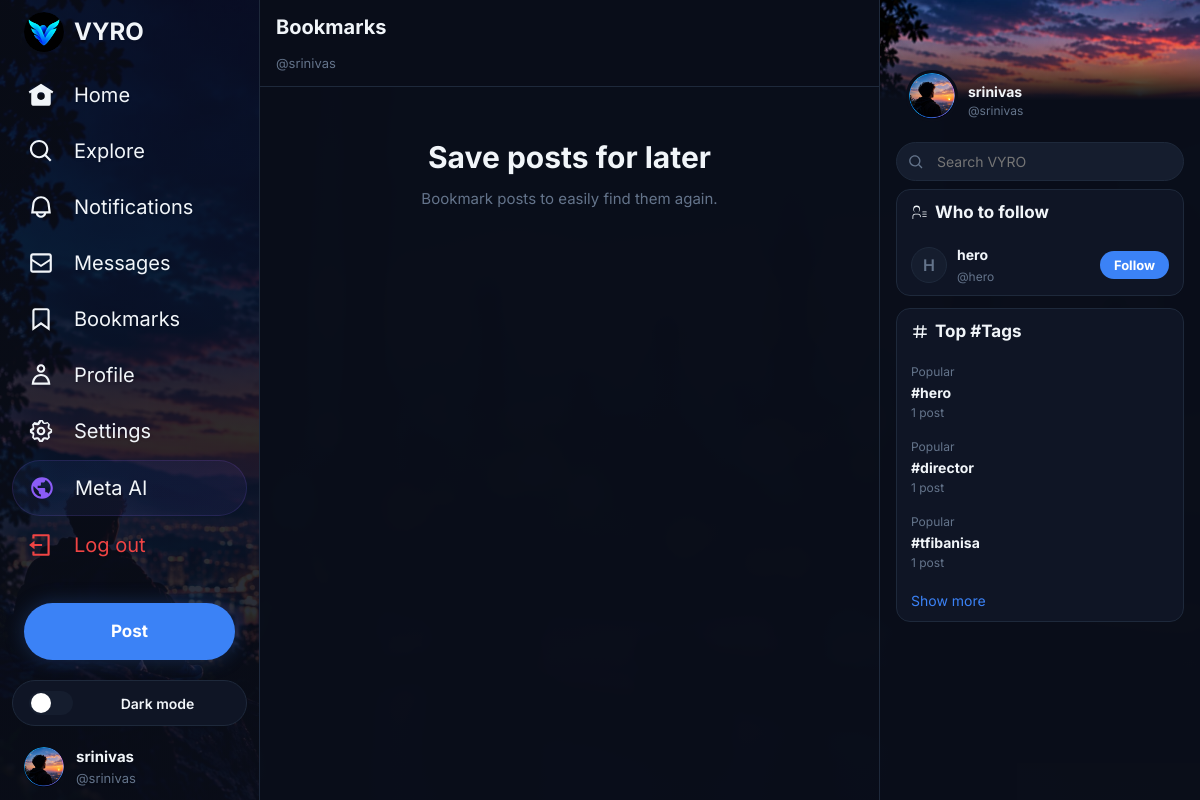
/posts/bookmarks/ (signed in), run on the app's committed database.
### authentication/models.py (models this page shows, shortened)
class User(AbstractUser):
    email = models.EmailField(unique=True)
    display_name = models.CharField(max_length=100, blank=True)
    bio = models.TextField(max_length=500, blank=True)
    profile_picture = models.ImageField(upload_to='profile_pics/', blank=True, null=True)
    cover_photo = models.ImageField(upload_to='cover_photos/', blank=True, null=True)
    date_of_birth = models.DateField(blank=True, null=True)
    location = models.CharField(max_length=100, blank=True)
    website = models.URLField(max_length=200, blank=True)
    is_private = models.BooleanField(default=False)
    is_verified = models.BooleanField(default=False)
    joined_at = models.DateTimeField(auto_now_add=True, null=True)
    WHO_CAN_REPLY_CHOICES = [
        ('everyone', 'Everyone'),
        ('followers', 'People you follow'),
        ('mentioned', 'Only people you mention'),
    ]
    MEDIA_VISIBILITY_CHOICES = [
        ('everyone', 'Everyone'),
        ('followers', 'Followers only'),
        ('none', 'No one'),
    ]
    POST_VISIBILITY_CHOICES = [
        ('public', 'Public'),
        ('followers', 'Followers only'),
        ('private', 'Only me'),
    ]
    who_can_reply = models.CharField(max_length=20, choices=WHO_CAN_REPLY_CHOICES, default='everyone')
    allow_mentions = models.BooleanField(default=True)
    allow_reposts = models.BooleanField(default=True)
    allow_comments = models.BooleanField(default=True)
    allow_quote_posts = models.BooleanField(default=True)
    media_visibility = models.CharField(max_length=20, choices=MEDIA_VISIBILITY_CHOICES, default='everyone')
    default_post_visibility = models.CharField(max_length=20, choices=POST_VISIBILITY_CHOICES, default='public')
    sensitive_content_warning = models.BooleanField(default=False)
    show_likes_count = models.BooleanField(default=True)
    show_reposts_count = models.BooleanField(default=True)
    auto_save_drafts = models.BooleanField(default=True)
    allow_dm_from = models.CharField(max_length=20, choices=[('everyone', 'Everyone'), ('followers', 'People you follow'), ('none', 'No one')], default='everyone')
    email_notifications = models.BooleanField(default=True)
    push_likes = models.BooleanField(default=True)
    push_replies = models.BooleanField(default=True)
    push_follows = models.BooleanField(default=True)
    push_mentions = models.BooleanField(default=True)
    push_reposts = models.BooleanField(default=True)
    push_messages = models.BooleanField(default=True)
    theme = models.CharField(max_length=20, default='dark', choices=[('dark', 'Dark'), ('dim', 'Dim'), ('light', 'Light')])
    def get_display_name(self):
        return self.display_name or self.first_name or self.username

### posts/models.py (models this page shows, shortened)
class Hashtag(models.Model):
    name = models.CharField(max_length=100, unique=True)
    created_at = models.DateTimeField(auto_now_add=True)

### posts/views.py (the view)
# urls.py: path('bookmarks/', views.bookmarks_page, name='bookmarks'),
@login_required
def bookmarks_page(request):
    bookmarked = Bookmark.objects.filter(user=request.user).select_related('post', 'post__user')
    posts = [b.post for b in bookmarked]
    return render(request, 'posts/bookmarks.html', {'posts': posts})

### profile_section/context_processors.py (called while the page is built)
def notifications_count(request):
    if request.user.is_authenticated:
        from .models import Notification
        count = Notification.objects.filter(recipient=request.user, is_read=False).count()
        return {'unread_notif_count': count}
    return {'unread_notif_count': 0}

### posts/templates/posts/bookmarks.html (shortened to what this page needs)
{% extends 'base.html' %}
{% block content %}
<div class="page-header">
    <h1>Bookmarks</h1>
    <div style="color:var(--text-secondary);font-size:13px;padding:0 0 12px;">@{{ user.username }}</div>
</div>
{% for post in posts %}
    {% include 'includes/post_card.html' with post=post liked_ids=liked_ids|default:"" reposted_ids=reposted_ids|default:"" bookmarked_ids=bookmarked_ids|default:"" %}
{% empty %}
<div class="empty-state">
    <h3>Save posts for later</h3>
    <p>Bookmark posts to easily find them again.</p>
</div>
{% endfor %}
{% endblock %}

### templates/base.html (shortened to what this page needs)
{% load static %}
<!DOCTYPE html>
<html lang="en">
<head>
</head>
<body data-theme="dark">
    {% if user.is_authenticated %}
    <div class="app-layout">
        <nav class="sidebar">
            <div class="sidebar-logo">
                <a href="{% url 'home' %}">
                    <div class="logo-icon"><img src="{% static 'images/vyro-logo.jpeg' %}" alt="VYRO"></div>
                    <span>VYRO</span>
                </a>
            </div>
            <div class="sidebar-nav">
                <a href="{% url 'home' %}" class="nav-item {% if active_nav == 'home' %}active{% endif %}">
                    <svg viewBox="0 0 24 24" fill="currentColor"><path d="M12 1.696L.622 8.807l1.06 1.696L3 9.679V19.5A2.5 2.5 0 005.5 22h13a2.5 2.5 0 002.5-2.5V9.679l1.318.824 1.06-1.696L12 1.696zM12 16.5a3.5 3.5 0 110-7 3.5 3.5 0 010 7z"/></svg>
                    <span>Home</span>
                </a>
                <a href="{% url 'explore' %}" class="nav-item {% if active_nav == 'explore' %}active{% endif %}">
                    <span>Explore</span>
                </a>
                <a href="{% url 'notifications' %}" class="nav-item {% if active_nav == 'notifications' %}active{% endif %}">
                    <span>Notifications</span>
                </a>
                <a href="{% url 'messages_page' %}" class="nav-item {% if active_nav == 'messages' %}active{% endif %}">
                    <span>Messages</span>
                </a>
                <a href="{% url 'bookmarks' %}" class="nav-item {% if active_nav == 'bookmarks' %}active{% endif %}">
                    <svg viewBox="0 0 24 24" fill="currentColor"><path d="M4 4.5C4 3.12 5.119 2 6.5 2h11C18.881 2 20 3.12 20 4.5v18.44l-8-5.71-8 5.71V4.5zM6.5 4c-.276 0-.5.22-.5.5v14.56l6-4.29 6 4.29V4.5c0-.28-.224-.5-.5-.5h-11z"/></svg>
                    <span>Bookmarks</span>
                </a>
                <a href="{% url 'profile' %}" class="nav-item {% if active_nav == 'profile' %}active{% endif %}">
                    <span>Profile</span>
                </a>
                <a href="{% url 'settings' %}" class="nav-item {% if active_nav == 'settings' %}active{% endif %}">
                    <span>Settings</span>
                </a>
                <a href="{% url 'meta_ai' %}" class="nav-item {% if active_nav == 'meta_ai' %}active{% endif %}" style="background:linear-gradient(135deg,rgba(59,130,246,.08),rgba(139,92,246,.08));border:1px solid rgba(139,92,246,.15);">
                    <span>Meta AI</span>
                </a>
                <a href="{% url 'logout' %}" class="nav-item" style="color:var(--red);">
                    <svg viewBox="0 0 24 24" fill="currentColor"><path d="M4 18h2v2h12V4H6v2H4V3a1 1 0 011-1h14a1 1 0 011 1v18a1 1 0 01-1 1H5a1 1 0 01-1-1v-3zm2-7h7v2H6v3l-5-4 5-4v3z"/></svg>
                    <span>Log out</span>
                </a>
            </div>
            <a href="{% url 'create_post' %}" class="post-btn">
                <span class="btn-text">Post</span>
            </a>
            <button class="theme-toggle-btn" id="themeToggleBtn" onclick="toggleTheme()">
                <span class="toggle-track"></span>
                <span class="toggle-label">Dark mode</span>
            </button>
            <a href="{% url 'profile' %}" class="sidebar-profile">
                {% if user.profile_picture %}
                    <img src="{{ user.profile_picture.url }}" alt="">
                {% else %}
                    <div class="avatar-placeholder">{{ user.username.0|upper }}</div>
                {% endif %}
                <div class="profile-info">
                    <div class="name">{{ user.get_display_name }}</div>
                    <div class="handle">@{{ user.username }}</div>
                </div>
            </a>
        </nav>
        <main class="main-content">
            {% block content %}{% endblock %}
        </main>
        <aside class="right-sidebar">
            <div class="right-sidebar-banner">
                {% if user.cover_photo %}
                    <img src="{{ user.cover_photo.url }}" alt="">
                {% else %}
                    <img src="{% static 'images/sidebar.jpeg' %}" alt="">
                {% endif %}
            </div>
            <div class="right-profile-card">
                <a href="{% url 'profile' %}" style="text-decoration:none;color:inherit;">
                    <div class="rpc-top">
                        {% if user.profile_picture %}
                            <img src="{{ user.profile_picture.url }}" alt="" class="rpc-avatar">
                        {% else %}
                            <img src="{% static 'images/profile.jpeg' %}" alt="" class="rpc-avatar">
                        {% endif %}
                        <div class="rpc-info">
                            <div class="rpc-name">{{ user.get_display_name }}</div>
                            <div class="rpc-handle">@{{ user.username }}</div>
                        </div>
                    </div>
                </a>
            </div>
            {% block right_sidebar %}
            <div class="search-box">
                <form action="{% url 'search' %}" method="GET">
                    <input type="text" name="q" placeholder="Search VYRO" value="">
                </form>
            </div>
            {% if global_suggested_users %}
            <div class="who-to-follow-box">
                <h2> Who to follow</h2>
                {% for suser in global_suggested_users %}
                <div class="follow-item">
                    <a href="{% url 'profile_user' suser.username %}">
                        {% if suser.profile_picture %}
                            <img src="{{ suser.profile_picture.url }}" alt="">
                        {% else %}
                            <div class="avatar-placeholder">{{ suser.username.0|upper }}</div>
                        {% endif %}
                    </a>
                    <div class="follow-info">
                        <a href="{% url 'profile_user' suser.username %}" class="follow-name" style="color:var(--text-primary);text-decoration:none;">{{ suser.get_display_name }}</a>
                        <span class="follow-handle">@{{ suser.username }}</span>
                    </div>
                    <button class="follow-btn {% if suser.id in global_following_ids %}btn-following{% else %}btn-follow{% endif %}" onclick="toggleFollow(this,{{ suser.id }})">
                        {% if suser.id in global_following_ids %}Following{% else %}Follow{% endif %}
                    </button>
                </div>
                {% endfor %}
            </div>
            {% endif %}
            {% if global_top_tags %}
            <div class="trending-box">
                <h2><svg viewBox="0 0 24 24" fill="currentColor"><path d="M10.09 3.098L9.72 7h5.16l.39-4.098 1.99.196L16.88 7H21v2h-4.31l-.48 5H21v2h-4.98l-.39 4.098-1.99-.196L14.02 16H8.86l-.39 4.098-1.99-.196L6.86 16H3v-2h4.05l.48-5H3V7h4.72l.39-4.098 1.98.196zM9.53 9l-.48 5h5.16l.48-5H9.53z"/></svg> Top #Tags</h2>
                {% for tag in global_top_tags %}
                <a href="{% url 'hashtag_view' tag.name %}" class="trending-item">
                    <div class="trending-category">Popular</div>
                    <div class="trending-name">#{{ tag.name }}</div>
                    <div class="trending-count">{{ tag.post_count }} post{{ tag.post_count|pluralize }}</div>
                </a>
                {% endfor %}
                <a href="{% url 'explore' %}" class="show-more">Show more</a>
            </div>
            {% endif %}
            {% endblock %}
        </aside>
    </div>
    {% else %}
    {% block unauthenticated_content %}{% endblock %}
    {% endif %}
</body>
</html>

### data on the page
User: profile_picture (picture), get_display_name "srinivas", username "srinivas"
User: username.0 "H", get_display_name "hero", username "hero", shows "Follow"
Hashtag: name "hero", post_count "1"
Hashtag: name "director", post_count "1"
Hashtag: name "tfibanisa", post_count "1"
